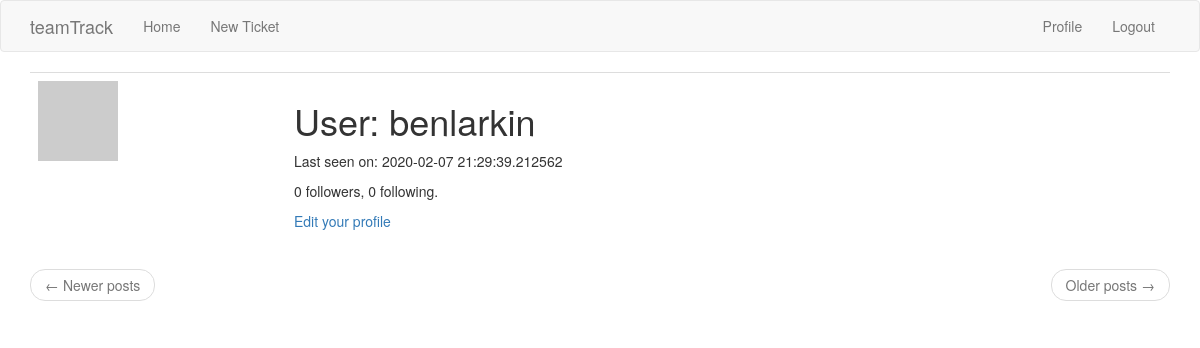
Page /user/benlarkin (signed in) on the earlier database version.
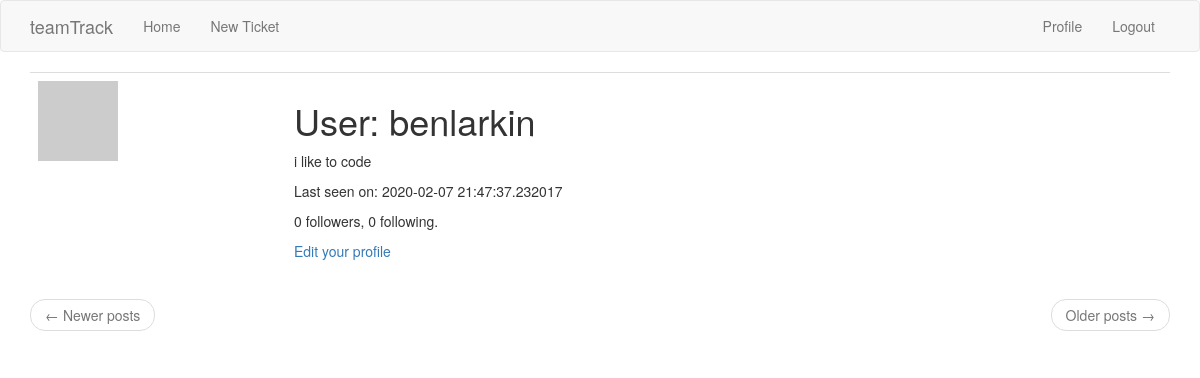
Same page on the later database version.
### app/models.py (models this page shows, shortened)
class User(UserMixin, db.Model):
    id = db.Column(db.Integer, primary_key=True)
    username = db.Column(db.String(64), index=True, unique=True)
    email = db.Column(db.String(120), index=True, unique=True)
    password_hash = db.Column(db.String(128))
    posts = db.relationship('Post', backref='author', lazy='dynamic')
    tickets = db.relationship('Ticket', backref='author', lazy='dynamic')
    about_me = db.Column(db.String(140))
    last_seen = db.Column(db.DateTime, default=datetime.utcnow)
    followed = db.relationship(
        'User', secondary=followers,
        primaryjoin=(followers.c.follower_id == id),
        secondaryjoin=(followers.c.followed_id == id),
        backref=db.backref('followers', lazy='dynamic'), lazy='dynamic')
    def avatar(self, size):
        digest = md5(self.email.lower().encode('utf-8')).hexdigest()
        return 'https://www.gravatar.com/avatar/{}?d=identicon&s={}'.format(
            digest, size)

### app/routes.py (the view)
@app.route('/user/<username>')
@login_required
def user(username):
    user = User.query.filter_by(username=username).first_or_404()
    page = request.args.get('page', 1, type=int)
    posts = user.posts.order_by(Post.timestamp.desc()).paginate(
        page, app.config['POSTS_PER_PAGE'], False)
    next_url = url_for('user', username=user.username, page=posts.next_num) \
        if posts.has_next else None
    prev_url = url_for('user', username=user.username, page=posts.prev_num) \
        if posts.has_prev else None
    return render_template('user.html', user=user, posts=posts.items,
                           next_url=next_url, prev_url=prev_url)

### app/models.py (called while the page is built)
@login.user_loader
def load_user(id):
    return User.query.get(int(id))

### app/routes.py (called while the page is built)
@app.before_request
def before_request():
    if current_user.is_authenticated:
        current_user.last_seen = datetime.utcnow()
        db.session.commit()

### app/templates/user.html (shortened to what this page needs)
{% extends "base.html" %}
{% block app_content %}
    <table class="table table-hover">
        <tr>
            <td width="256px"><img src="{{ user.avatar(256) }}"></td>
            <td>
                <h1>User: {{ user.username }}</h1>
                {% if user.about_me %}<p>{{ user.about_me }}</p>{% endif %}
                {% if user.last_seen %}<p>Last seen on: {{ user.last_seen }}</p>{% endif %}
                <p>{{ user.followers.count() }} followers, {{ user.followed.count() }} following.</p>
                {% if user == current_user %}
                <p><a href="{{ url_for('edit_profile') }}">Edit your profile</a></p>
                {% elif not current_user.is_following(user) %}
                <p><a href="{{ url_for('follow', username=user.username) }}">Follow</a></p>
                {% else %}
                <p><a href="{{ url_for('unfollow', username=user.username) }}">Unfollow</a></p>
                {% endif %}
            </td>
        </tr>
    </table>
    <nav aria-label="...">
        <ul class="pager">
            <li class="previous{% if not prev_url %} disabled{% endif %}">
                <a href="{{ prev_url or '#' }}">
                    <span aria-hidden="true">&larr;</span> Newer posts
                </a>
            </li>
            <li class="next{% if not next_url %} disabled{% endif %}">
                <a href="{{ next_url or '#' }}">
                    Older posts <span aria-hidden="true">&rarr;</span>
                </a>
            </li>
        </ul>
    </nav>
{% endblock %}

Differences in the rows shown:
changed User "benlarkin": about_me (not shown) → "i like to code"; last_seen "2020-02-07 21:29:39.212562" → "2020-02-07 21:47:37.232017"
